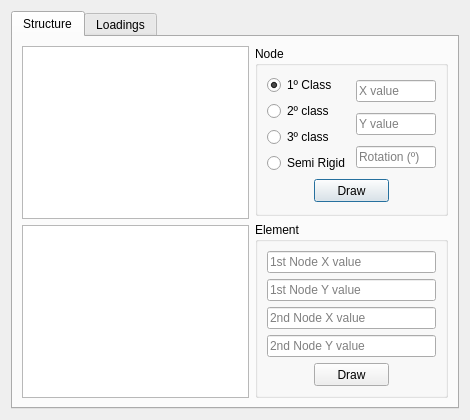
<?xml version="1.0" encoding="UTF-8"?>
<ui version="4.0">
 <class>DrawForm</class>
 <widget class="QDialog" name="DrawForm">
  <property name="geometry">
   <rect>
    <x>0</x>
    <y>0</y>
    <width>470</width>
    <height>420</height>
   </rect>
  </property>
  <property name="minimumSize">
   <size>
    <width>470</width>
    <height>420</height>
   </size>
  </property>
  <property name="windowTitle">
   <string>Draw Tool</string>
  </property>
  <property name="windowIcon">
   <iconset>
    <normaloff>icons/draw.png</normaloff>icons/draw.png</iconset>
  </property>
  <layout class="QGridLayout" name="gridLayout_5">
   <item row="0" column="0">
    <widget class="QTabWidget" name="tabWidget">
     <property name="currentIndex">
      <number>0</number>
     </property>
     <widget class="QWidget" name="structure">
      <attribute name="title">
       <string>Structure</string>
      </attribute>
      <layout class="QGridLayout" name="gridLayout_4">
       <item row="0" column="0">
        <layout class="QVBoxLayout" name="verticalLayout_2">
         <item>
          <widget class="QListWidget" name="listViewNodeStructure"/>
         </item>
         <item>
          <widget class="QListWidget" name="listViewElementStructure"/>
         </item>
        </layout>
       </item>
       <item row="0" column="1">
        <layout class="QVBoxLayout" name="verticalLayout">
         <item>
          <widget class="QGroupBox" name="groupBox">
           <property name="title">
            <string>Node</string>
           </property>
           <layout class="QGridLayout" name="gridLayout_2">
            <item row="0" column="0">
             <layout class="QVBoxLayout" name="verticalLayout_4">
              <item>
               <widget class="QRadioButton" name="radioButtonFirstClass">
                <property name="minimumSize">
                 <size>
                  <width>0</width>
                  <height>0</height>
                 </size>
                </property>
                <property name="text">
                 <string>1º Class</string>
                </property>
                <property name="checked">
                 <bool>true</bool>
                </property>
               </widget>
              </item>
              <item>
               <widget class="QRadioButton" name="radioButtonSecondClass">
                <property name="text">
                 <string>2º class</string>
                </property>
               </widget>
              </item>
              <item>
               <widget class="QRadioButton" name="radioButtonTirdClass">
                <property name="text">
                 <string>3º class</string>
                </property>
               </widget>
              </item>
              <item>
               <widget class="QRadioButton" name="radioButtonSemiRigidClass">
                <property name="text">
                 <string>Semi Rigid</string>
                </property>
               </widget>
              </item>
             </layout>
            </item>
            <item row="0" column="1">
             <layout class="QVBoxLayout" name="verticalLayout_5">
              <item>
               <widget class="QLineEdit" name="lineEditNodeX">
                <property name="layoutDirection">
                 <enum>Qt::LeftToRight</enum>
                </property>
                <property name="autoFillBackground">
                 <bool>false</bool>
                </property>
                <property name="placeholderText">
                 <string>X value</string>
                </property>
               </widget>
              </item>
              <item>
               <widget class="QLineEdit" name="lineEditNodeY">
                <property name="placeholderText">
                 <string>Y value</string>
                </property>
               </widget>
              </item>
              <item>
               <widget class="QLineEdit" name="lineEditNodeRotation">
                <property name="placeholderText">
                 <string>Rotation (º)</string>
                </property>
               </widget>
              </item>
             </layout>
            </item>
            <item row="1" column="0" colspan="2">
             <layout class="QHBoxLayout" name="horizontalLayout_3">
              <item>
               <spacer name="horizontalSpacer_3">
                <property name="orientation">
                 <enum>Qt::Horizontal</enum>
                </property>
                <property name="sizeHint" stdset="0">
                 <size>
                  <width>40</width>
                  <height>20</height>
                 </size>
                </property>
               </spacer>
              </item>
              <item>
               <widget class="QPushButton" name="pushButtonNodeDraw">
                <property name="minimumSize">
                 <size>
                  <width>75</width>
                  <height>23</height>
                 </size>
                </property>
                <property name="maximumSize">
                 <size>
                  <width>75</width>
                  <height>23</height>
                 </size>
                </property>
                <property name="text">
                 <string>Draw</string>
                </property>
               </widget>
              </item>
              <item>
               <spacer name="horizontalSpacer_4">
                <property name="orientation">
                 <enum>Qt::Horizontal</enum>
                </property>
                <property name="sizeHint" stdset="0">
                 <size>
                  <width>40</width>
                  <height>20</height>
                 </size>
                </property>
               </spacer>
              </item>
             </layout>
            </item>
           </layout>
          </widget>
         </item>
         <item>
          <widget class="QGroupBox" name="groupBox_2">
           <property name="title">
            <string>Element</string>
           </property>
           <layout class="QGridLayout" name="gridLayout">
            <item row="4" column="0">
             <layout class="QHBoxLayout" name="horizontalLayout_2">
              <item>
               <spacer name="horizontalSpacer">
                <property name="orientation">
                 <enum>Qt::Horizontal</enum>
                </property>
                <property name="sizeHint" stdset="0">
                 <size>
                  <width>40</width>
                  <height>20</height>
                 </size>
                </property>
               </spacer>
              </item>
              <item>
               <widget class="QPushButton" name="pushButton_2">
                <property name="minimumSize">
                 <size>
                  <width>75</width>
                  <height>23</height>
                 </size>
                </property>
                <property name="maximumSize">
                 <size>
                  <width>75</width>
                  <height>23</height>
                 </size>
                </property>
                <property name="text">
                 <string>Draw</string>
                </property>
               </widget>
              </item>
              <item>
               <spacer name="horizontalSpacer_2">
                <property name="orientation">
                 <enum>Qt::Horizontal</enum>
                </property>
                <property name="sizeHint" stdset="0">
                 <size>
                  <width>40</width>
                  <height>20</height>
                 </size>
                </property>
               </spacer>
              </item>
             </layout>
            </item>
            <item row="3" column="0">
             <widget class="QLineEdit" name="lineEditSecondNodeY">
              <property name="minimumSize">
               <size>
                <width>0</width>
                <height>20</height>
               </size>
              </property>
              <property name="placeholderText">
               <string>2nd Node Y value</string>
              </property>
             </widget>
            </item>
            <item row="0" column="0">
             <widget class="QLineEdit" name="lineEditFistNodeX">
              <property name="minimumSize">
               <size>
                <width>0</width>
                <height>20</height>
               </size>
              </property>
              <property name="placeholderText">
               <string>1st Node X value</string>
              </property>
             </widget>
            </item>
            <item row="1" column="0">
             <widget class="QLineEdit" name="lineEditFistNodeY">
              <property name="minimumSize">
               <size>
                <width>0</width>
                <height>20</height>
               </size>
              </property>
              <property name="placeholderText">
               <string>1st Node Y value</string>
              </property>
             </widget>
            </item>
            <item row="2" column="0">
             <widget class="QLineEdit" name="lineEditSecondNodeX">
              <property name="minimumSize">
               <size>
                <width>0</width>
                <height>20</height>
               </size>
              </property>
              <property name="placeholderText">
               <string>2nd Node X value</string>
              </property>
             </widget>
            </item>
           </layout>
          </widget>
         </item>
        </layout>
       </item>
      </layout>
     </widget>
     <widget class="QWidget" name="loadings">
      <attribute name="title">
       <string>Loadings</string>
      </attribute>
      <layout class="QGridLayout" name="gridLayout_10">
       <item row="0" column="0" rowspan="2">
        <widget class="QListWidget" name="listWidgetNodeLoadings"/>
       </item>
       <item row="0" column="1">
        <widget class="QGroupBox" name="groupBoxLoadingType">
         <property name="minimumSize">
          <size>
           <width>200</width>
           <height>0</height>
          </size>
         </property>
         <property name="title">
          <string>Loading Type</string>
         </property>
         <layout class="QGridLayout" name="gridLayout_3">
          <item row="0" column="0">
           <widget class="QRadioButton" name="radioButton_5">
            <property name="text">
             <string>Nodal Forces</string>
            </property>
            <property name="checked">
             <bool>true</bool>
            </property>
           </widget>
          </item>
          <item row="1" column="0">
           <widget class="QRadioButton" name="radioButton_7">
            <property name="enabled">
             <bool>false</bool>
            </property>
            <property name="text">
             <string>Uniform</string>
            </property>
           </widget>
          </item>
          <item row="2" column="0">
           <widget class="QRadioButton" name="radioButton_8">
            <property name="enabled">
             <bool>false</bool>
            </property>
            <property name="text">
             <string>Linear</string>
            </property>
           </widget>
          </item>
         </layout>
        </widget>
       </item>
       <item row="1" column="1">
        <widget class="QGroupBox" name="groupBoxGenerateNode">
         <property name="title">
          <string>Generate Node</string>
         </property>
         <layout class="QGridLayout" name="gridLayout_8">
          <item row="0" column="0">
           <widget class="QGroupBox" name="groupBox_3">
            <property name="title">
             <string>Loadings</string>
            </property>
            <layout class="QGridLayout" name="gridLayout_6">
             <item row="0" column="0">
              <widget class="QLineEdit" name="lineEditForceX">
               <property name="minimumSize">
                <size>
                 <width>0</width>
                 <height>20</height>
                </size>
               </property>
               <property name="placeholderText">
                <string>Loading in X (Fx)</string>
               </property>
              </widget>
             </item>
             <item row="1" column="0">
              <widget class="QLineEdit" name="lineEditForceY">
               <property name="minimumSize">
                <size>
                 <width>0</width>
                 <height>20</height>
                </size>
               </property>
               <property name="placeholderText">
                <string>Loading in Y (Fy)</string>
               </property>
              </widget>
             </item>
             <item row="2" column="0">
              <widget class="QLineEdit" name="lineEditMoment">
               <property name="minimumSize">
                <size>
                 <width>0</width>
                 <height>20</height>
                </size>
               </property>
               <property name="placeholderText">
                <string>Moment (M)</string>
               </property>
              </widget>
             </item>
            </layout>
           </widget>
          </item>
          <item row="1" column="0">
           <widget class="QGroupBox" name="groupBox_4">
            <property name="title">
             <string>Position</string>
            </property>
            <layout class="QGridLayout" name="gridLayout_7">
             <item row="0" column="0">
              <widget class="QLineEdit" name="lineEditNodeX_2">
               <property name="minimumSize">
                <size>
                 <width>50</width>
                 <height>20</height>
                </size>
               </property>
               <property name="maximumSize">
                <size>
                 <width>50</width>
                 <height>16777215</height>
                </size>
               </property>
               <property name="placeholderText">
                <string>X value</string>
               </property>
              </widget>
             </item>
             <item row="0" column="1">
              <widget class="QLineEdit" name="lineEditNodeY_2">
               <property name="minimumSize">
                <size>
                 <width>50</width>
                 <height>20</height>
                </size>
               </property>
               <property name="maximumSize">
                <size>
                 <width>50</width>
                 <height>16777215</height>
                </size>
               </property>
               <property name="placeholderText">
                <string>Y value</string>
               </property>
              </widget>
             </item>
             <item row="1" column="0" colspan="2">
              <widget class="QLineEdit" name="lineEditNodeRotation_2">
               <property name="minimumSize">
                <size>
                 <width>0</width>
                 <height>20</height>
                </size>
               </property>
               <property name="placeholderText">
                <string>Rotation (º)</string>
               </property>
              </widget>
             </item>
            </layout>
           </widget>
          </item>
          <item row="2" column="0">
           <layout class="QHBoxLayout" name="horizontalLayout">
            <item>
             <spacer name="horizontalSpacer_5">
              <property name="orientation">
               <enum>Qt::Horizontal</enum>
              </property>
              <property name="sizeHint" stdset="0">
               <size>
                <width>40</width>
                <height>20</height>
               </size>
              </property>
             </spacer>
            </item>
            <item>
             <widget class="QPushButton" name="pushButtonNodeDraw_2">
              <property name="minimumSize">
               <size>
                <width>75</width>
                <height>23</height>
               </size>
              </property>
              <property name="maximumSize">
               <size>
                <width>75</width>
                <height>23</height>
               </size>
              </property>
              <property name="text">
               <string>Draw</string>
              </property>
             </widget>
            </item>
            <item>
             <spacer name="horizontalSpacer_6">
              <property name="orientation">
               <enum>Qt::Horizontal</enum>
              </property>
              <property name="sizeHint" stdset="0">
               <size>
                <width>40</width>
                <height>20</height>
               </size>
              </property>
             </spacer>
            </item>
           </layout>
          </item>
         </layout>
        </widget>
       </item>
      </layout>
     </widget>
    </widget>
   </item>
  </layout>
 </widget>
 <tabstops>
  <tabstop>lineEditNodeX</tabstop>
  <tabstop>lineEditNodeY</tabstop>
  <tabstop>lineEditNodeRotation</tabstop>
  <tabstop>lineEditFistNodeX</tabstop>
  <tabstop>lineEditFistNodeY</tabstop>
  <tabstop>lineEditSecondNodeX</tabstop>
  <tabstop>lineEditSecondNodeY</tabstop>
  <tabstop>pushButtonNodeDraw</tabstop>
  <tabstop>pushButton_2</tabstop>
  <tabstop>radioButtonFirstClass</tabstop>
  <tabstop>radioButtonSecondClass</tabstop>
  <tabstop>radioButtonTirdClass</tabstop>
  <tabstop>radioButtonSemiRigidClass</tabstop>
 </tabstops>
 <resources/>
 <connections/>
</ui>
